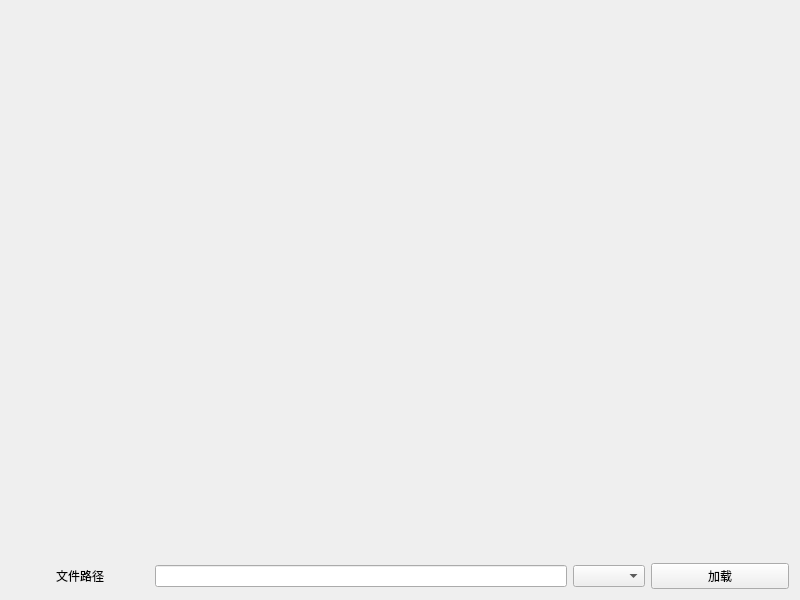
<?xml version="1.0" encoding="UTF-8"?>
<ui version="4.0">
 <class>DisplayModel</class>
 <widget class="QWidget" name="DisplayModel">
  <property name="geometry">
   <rect>
    <x>0</x>
    <y>0</y>
    <width>800</width>
    <height>600</height>
   </rect>
  </property>
  <property name="windowTitle">
   <string>DisplayModel</string>
  </property>
  <layout class="QVBoxLayout" name="verticalLayout_2">
   <item>
    <layout class="QVBoxLayout" name="verticalLayout" stretch="100,1">
     <item>
      <widget class="QVTKOpenGLNativeWidget" name="view" native="true"/>
     </item>
     <item>
      <layout class="QHBoxLayout" name="horizontalLayout" stretch="1,3,0,1">
       <item>
        <widget class="QLabel" name="label">
         <property name="text">
          <string>文件路径</string>
         </property>
         <property name="alignment">
          <set>Qt::AlignCenter</set>
         </property>
        </widget>
       </item>
       <item>
        <widget class="QLineEdit" name="path"/>
       </item>
       <item>
        <widget class="QComboBox" name="type"/>
       </item>
       <item>
        <widget class="QPushButton" name="loadBtn">
         <property name="text">
          <string>加载</string>
         </property>
        </widget>
       </item>
      </layout>
     </item>
    </layout>
   </item>
  </layout>
 </widget>
 <customwidgets>
  <customwidget>
   <class>QVTKOpenGLNativeWidget</class>
   <extends>QWidget</extends>
   <header>QVTKOpenGLNativeWidget.h</header>
   <container>1</container>
  </customwidget>
 </customwidgets>
 <resources/>
 <connections/>
</ui>
